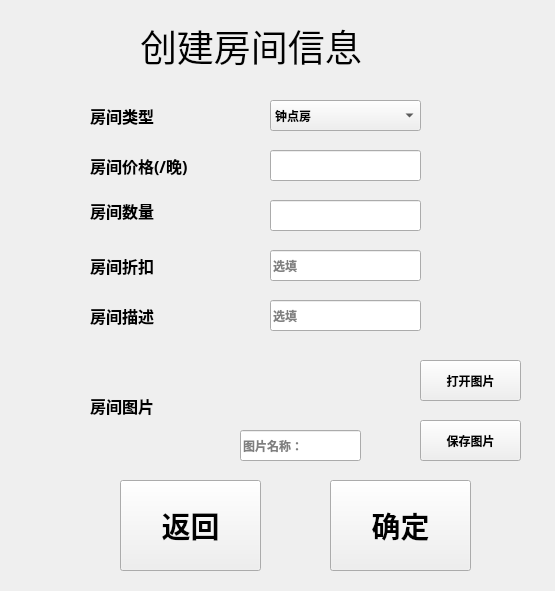
<?xml version="1.0" encoding="UTF-8"?>
<ui version="4.0">
 <class>NewRoom</class>
 <widget class="QWidget" name="NewRoom">
  <property name="geometry">
   <rect>
    <x>0</x>
    <y>0</y>
    <width>555</width>
    <height>591</height>
   </rect>
  </property>
  <property name="font">
   <font>
    <family>微软雅黑</family>
    <weight>75</weight>
    <bold>true</bold>
   </font>
  </property>
  <property name="windowTitle">
   <string>Form</string>
  </property>
  <widget class="QLabel" name="lableImage">
   <property name="geometry">
    <rect>
     <x>220</x>
     <y>350</y>
     <width>131</width>
     <height>61</height>
    </rect>
   </property>
   <property name="text">
    <string/>
   </property>
  </widget>
  <widget class="QLabel" name="label_2">
   <property name="geometry">
    <rect>
     <x>140</x>
     <y>10</y>
     <width>291</width>
     <height>71</height>
    </rect>
   </property>
   <property name="font">
    <font>
     <family>微软雅黑</family>
     <pointsize>28</pointsize>
     <weight>50</weight>
     <bold>false</bold>
    </font>
   </property>
   <property name="text">
    <string>创建房间信息</string>
   </property>
  </widget>
  <widget class="QLabel" name="label_3">
   <property name="geometry">
    <rect>
     <x>90</x>
     <y>100</y>
     <width>111</width>
     <height>31</height>
    </rect>
   </property>
   <property name="font">
    <font>
     <pointsize>12</pointsize>
     <weight>75</weight>
     <bold>true</bold>
    </font>
   </property>
   <property name="text">
    <string>房间类型</string>
   </property>
  </widget>
  <widget class="QLabel" name="label_4">
   <property name="geometry">
    <rect>
     <x>90</x>
     <y>150</y>
     <width>141</width>
     <height>31</height>
    </rect>
   </property>
   <property name="font">
    <font>
     <pointsize>12</pointsize>
     <weight>75</weight>
     <bold>true</bold>
    </font>
   </property>
   <property name="text">
    <string>房间价格(/晚)</string>
   </property>
  </widget>
  <widget class="QLabel" name="label_5">
   <property name="geometry">
    <rect>
     <x>90</x>
     <y>190</y>
     <width>131</width>
     <height>41</height>
    </rect>
   </property>
   <property name="font">
    <font>
     <pointsize>12</pointsize>
     <weight>75</weight>
     <bold>true</bold>
    </font>
   </property>
   <property name="text">
    <string>房间数量</string>
   </property>
  </widget>
  <widget class="QLabel" name="label_6">
   <property name="geometry">
    <rect>
     <x>90</x>
     <y>250</y>
     <width>101</width>
     <height>31</height>
    </rect>
   </property>
   <property name="font">
    <font>
     <pointsize>12</pointsize>
     <weight>75</weight>
     <bold>true</bold>
    </font>
   </property>
   <property name="text">
    <string>房间折扣</string>
   </property>
  </widget>
  <widget class="QLabel" name="label_7">
   <property name="geometry">
    <rect>
     <x>90</x>
     <y>390</y>
     <width>91</width>
     <height>31</height>
    </rect>
   </property>
   <property name="font">
    <font>
     <pointsize>12</pointsize>
    </font>
   </property>
   <property name="text">
    <string>房间图片</string>
   </property>
  </widget>
  <widget class="QLineEdit" name="linePrice">
   <property name="geometry">
    <rect>
     <x>270</x>
     <y>150</y>
     <width>151</width>
     <height>31</height>
    </rect>
   </property>
  </widget>
  <widget class="QLineEdit" name="lineNum">
   <property name="geometry">
    <rect>
     <x>270</x>
     <y>200</y>
     <width>151</width>
     <height>31</height>
    </rect>
   </property>
  </widget>
  <widget class="QLineEdit" name="lineDiscount">
   <property name="geometry">
    <rect>
     <x>270</x>
     <y>250</y>
     <width>151</width>
     <height>31</height>
    </rect>
   </property>
   <property name="placeholderText">
    <string>选填</string>
   </property>
  </widget>
  <widget class="QLineEdit" name="lineDiscription">
   <property name="geometry">
    <rect>
     <x>270</x>
     <y>300</y>
     <width>151</width>
     <height>31</height>
    </rect>
   </property>
   <property name="placeholderText">
    <string>选填</string>
   </property>
  </widget>
  <widget class="QLabel" name="label_8">
   <property name="geometry">
    <rect>
     <x>90</x>
     <y>300</y>
     <width>91</width>
     <height>31</height>
    </rect>
   </property>
   <property name="font">
    <font>
     <pointsize>12</pointsize>
     <weight>75</weight>
     <bold>true</bold>
    </font>
   </property>
   <property name="text">
    <string>房间描述</string>
   </property>
  </widget>
  <widget class="QPushButton" name="btnOpen">
   <property name="geometry">
    <rect>
     <x>420</x>
     <y>360</y>
     <width>101</width>
     <height>41</height>
    </rect>
   </property>
   <property name="text">
    <string>打开图片</string>
   </property>
  </widget>
  <widget class="QPushButton" name="btnSaveImage">
   <property name="geometry">
    <rect>
     <x>420</x>
     <y>420</y>
     <width>101</width>
     <height>41</height>
    </rect>
   </property>
   <property name="text">
    <string>保存图片</string>
   </property>
  </widget>
  <widget class="QPushButton" name="btnCancel">
   <property name="geometry">
    <rect>
     <x>120</x>
     <y>480</y>
     <width>141</width>
     <height>91</height>
    </rect>
   </property>
   <property name="font">
    <font>
     <pointsize>22</pointsize>
     <weight>75</weight>
     <bold>true</bold>
    </font>
   </property>
   <property name="text">
    <string>返回</string>
   </property>
  </widget>
  <widget class="QPushButton" name="btnEnter">
   <property name="geometry">
    <rect>
     <x>330</x>
     <y>480</y>
     <width>141</width>
     <height>91</height>
    </rect>
   </property>
   <property name="font">
    <font>
     <pointsize>22</pointsize>
    </font>
   </property>
   <property name="text">
    <string>确定</string>
   </property>
  </widget>
  <widget class="QComboBox" name="comboBox">
   <property name="geometry">
    <rect>
     <x>270</x>
     <y>100</y>
     <width>151</width>
     <height>31</height>
    </rect>
   </property>
   <item>
    <property name="text">
     <string>钟点房</string>
    </property>
   </item>
   <item>
    <property name="text">
     <string>大床房</string>
    </property>
   </item>
   <item>
    <property name="text">
     <string>双人房</string>
    </property>
   </item>
   <item>
    <property name="text">
     <string>奢华房</string>
    </property>
   </item>
   <item>
    <property name="text">
     <string>总统套房</string>
    </property>
   </item>
  </widget>
  <widget class="QLineEdit" name="lineName">
   <property name="geometry">
    <rect>
     <x>240</x>
     <y>430</y>
     <width>121</width>
     <height>31</height>
    </rect>
   </property>
   <property name="placeholderText">
    <string>图片名称：</string>
   </property>
  </widget>
 </widget>
 <resources/>
 <connections/>
</ui>
